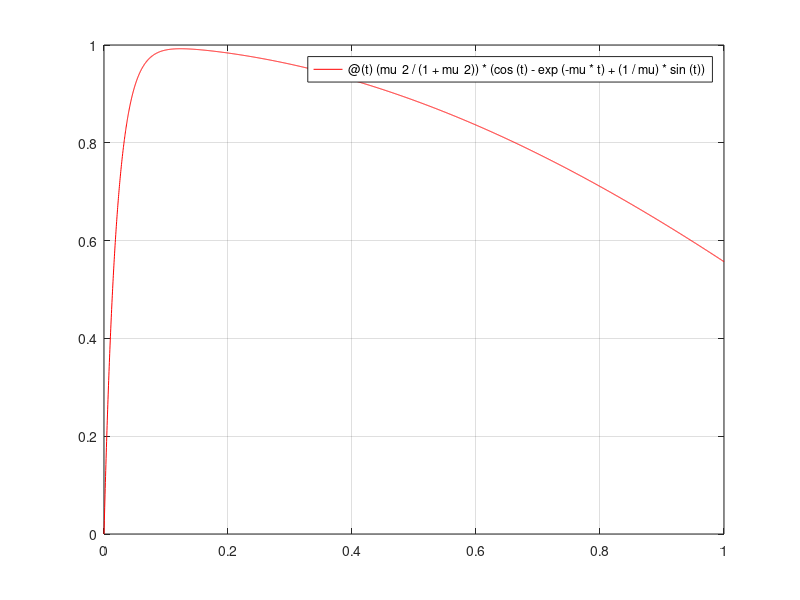

Here is the MATLAB script that generated this plot: (Note: this script raises an error after producing the figure.)
clear all
close all
clc

color=['r','g','b']; N=[24 26]; mu=50; intervalo=[0,1]; x0=0;
fext=@(t) (mu^2/(1+mu^2))*(cos(t)-exp(-mu*t)+(1/mu)*sin(t));
figure
fplot(fext,intervalo,'r')
hold on
grid on

for i=1:2

f=@(t,x) -mu*(x-cos(t));
[t,x]=meuler(f,intervalo,x0,N(i));
plot(t,x,color(i+1));

end
